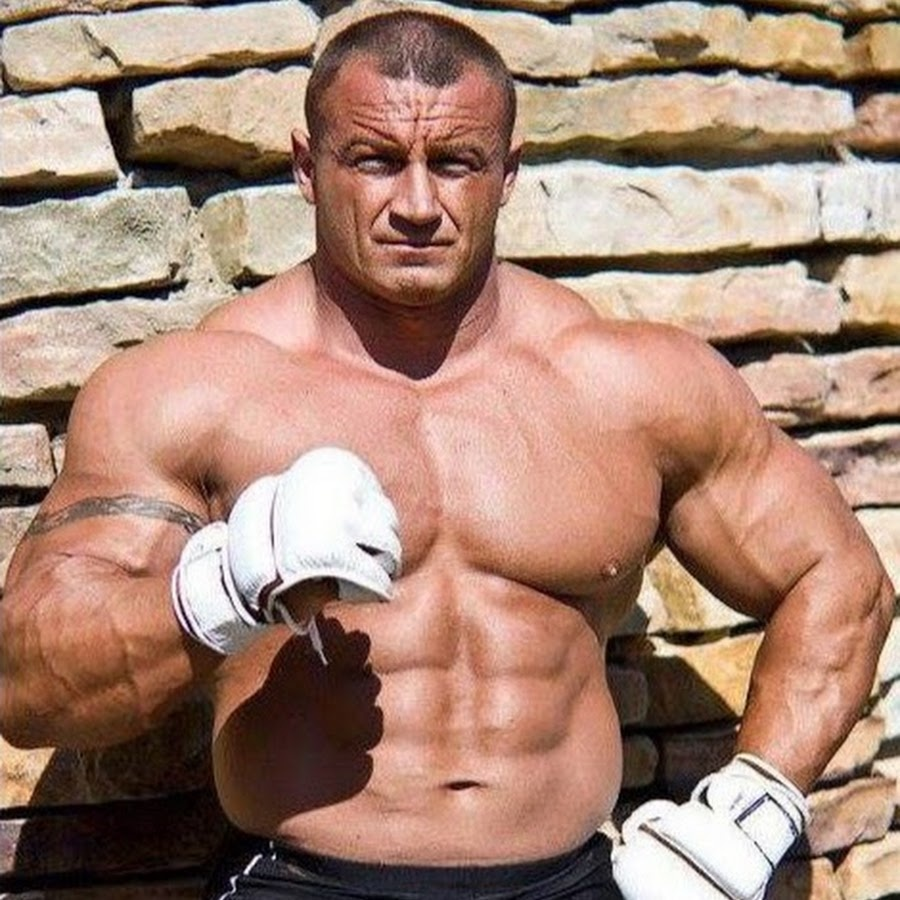
#> input picture przetwarzanie_obrazow/LAB1/pudzian.jpg, 900 x 900 px
$ python LAB2.4.py
#> lines starting #> are read from the running program, lines starting #| are printed output that depends on the picture
import cv2 as cv

path = "C:\\Users\\wojda\\OneDrive\\Dokumenty\\GitHub\\skryptowe_jezyki_LAB\\przetwarzanie_obrazow\\LAB1"
cv.samples.addSamplesDataSearchPath(path)

img = cv.imread(cv.samples.findFile('pudzian.jpg'))
#> img is the input picture: shape (900, 900, 3); mean B, G, R 117.4, 133.6, 166.7
crop = img[50:180, 100:400] #jaka część obrazka ma być wyświetlona jako prostokąt
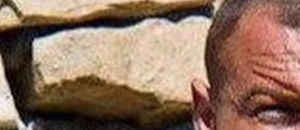
#> crop: shape (130, 300, 3); mean B, G, R 93, 111.4, 141.1
cv.imshow('Display', crop)
klawisz = cv.waitKey(0)
#> (key Esc is pressed here)
